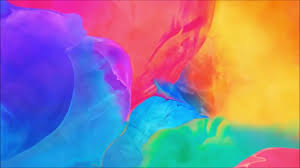
#> input picture LAB7se226/colorful.jpg, 300 x 168 px
$ python lab7SE226.py
#> lines starting #> are read from the running program, lines starting #| are printed output that depends on the picture
import cv2
import numpy as np

image = cv2.imread('colorful.jpg')
#> image is the input picture: shape (168, 300, 3); mean B, G, R 155.3, 126.1, 145.4
b, g, r = cv2.split(image)
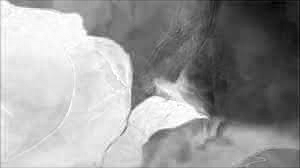
#> b: shape (168, 300); min 2, max 255, mean 155.3
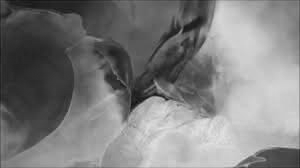
#> g: shape (168, 300); min 14, max 230, mean 126.1
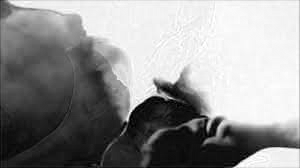
#> r: shape (168, 300); min 0, max 255, mean 145.4

cv2.imshow('Blue Image', b)
cv2.imshow('Green Image', g)
cv2.imshow('Red Image', r)


redBlueImage = cv2.merge([b, np.zeros_like(g), r])
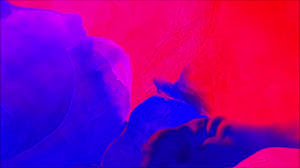
#> redBlueImage: shape (168, 300, 3); mean B, G, R 155.3, 0, 145.4
cv2.imshow("Red-Blue Image", redBlueImage)

originalImage = cv2.merge([b, g, r])
cv2.imshow('Combined Image', originalImage)


cv2.waitKey(0)
cv2.destroyAllWindows()
